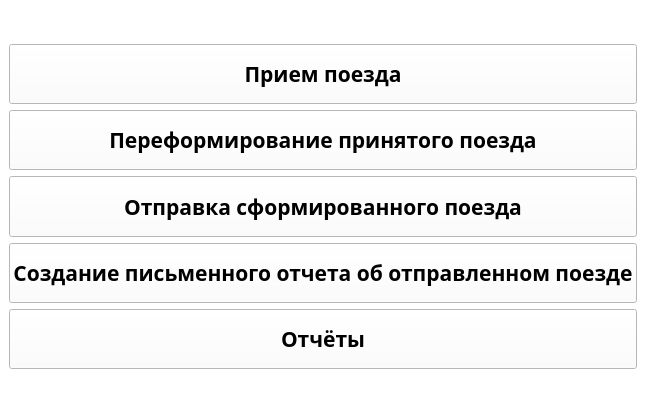
<?xml version="1.0" encoding="UTF-8"?>
<ui version="4.0">
 <class>MainWindow</class>
 <widget class="QMainWindow" name="MainWindow">
  <property name="geometry">
   <rect>
    <x>0</x>
    <y>0</y>
    <width>627</width>
    <height>406</height>
   </rect>
  </property>
  <property name="windowTitle">
   <string>Railway Junction</string>
  </property>
  <property name="styleSheet">
   <string notr="true">QWidget {
	color: black;
	background-color: white;
	font-family: Rubik;
	font-size: 16pt;
	font-weight: 600;
}

QPushButton:hover {
	background-color: rgb(226, 26, 26);
	color: white;
}

QPushButton:pressed {
	background-color: #888;
}
</string>
  </property>
  <widget class="QWidget" name="centralwidget">
   <layout class="QVBoxLayout" name="verticalLayout_2">
    <item>
     <widget class="QLabel" name="label_2">
      <property name="text">
       <string/>
      </property>
      <property name="pixmap">
       <pixmap resource="files.qrc">:/icons/logo.png</pixmap>
      </property>
      <property name="alignment">
       <set>Qt::AlignCenter</set>
      </property>
     </widget>
    </item>
    <item>
     <layout class="QVBoxLayout" name="verticalLayout">
      <item>
       <widget class="QPushButton" name="bnt_train_reception">
        <property name="sizePolicy">
         <sizepolicy hsizetype="Minimum" vsizetype="Expanding">
          <horstretch>0</horstretch>
          <verstretch>0</verstretch>
         </sizepolicy>
        </property>
        <property name="text">
         <string>Прием поезда</string>
        </property>
       </widget>
      </item>
      <item>
       <widget class="QPushButton" name="btn_reformation_train">
        <property name="sizePolicy">
         <sizepolicy hsizetype="Minimum" vsizetype="Expanding">
          <horstretch>0</horstretch>
          <verstretch>0</verstretch>
         </sizepolicy>
        </property>
        <property name="text">
         <string>Переформирование принятого поезда</string>
        </property>
       </widget>
      </item>
      <item>
       <widget class="QPushButton" name="btn_sending_train">
        <property name="sizePolicy">
         <sizepolicy hsizetype="Minimum" vsizetype="Expanding">
          <horstretch>0</horstretch>
          <verstretch>0</verstretch>
         </sizepolicy>
        </property>
        <property name="text">
         <string>Отправка сформированного поезда</string>
        </property>
       </widget>
      </item>
      <item>
       <widget class="QPushButton" name="btn_create_rep_tr">
        <property name="sizePolicy">
         <sizepolicy hsizetype="Minimum" vsizetype="Expanding">
          <horstretch>0</horstretch>
          <verstretch>0</verstretch>
         </sizepolicy>
        </property>
        <property name="text">
         <string>Создание письменного отчета об отправленном поезде</string>
        </property>
       </widget>
      </item>
      <item>
       <widget class="QPushButton" name="btn_reports">
        <property name="sizePolicy">
         <sizepolicy hsizetype="Minimum" vsizetype="Expanding">
          <horstretch>0</horstretch>
          <verstretch>0</verstretch>
         </sizepolicy>
        </property>
        <property name="text">
         <string>Отчёты</string>
        </property>
       </widget>
      </item>
      <item>
       <widget class="QLabel" name="lbl_warning_form">
        <property name="styleSheet">
         <string notr="true">color: rgb(226,26,26);
font-size: 12pt</string>
        </property>
        <property name="text">
         <string/>
        </property>
       </widget>
      </item>
     </layout>
    </item>
   </layout>
  </widget>
 </widget>
 <resources>
  <include location="files.qrc"/>
 </resources>
 <connections/>
</ui>
